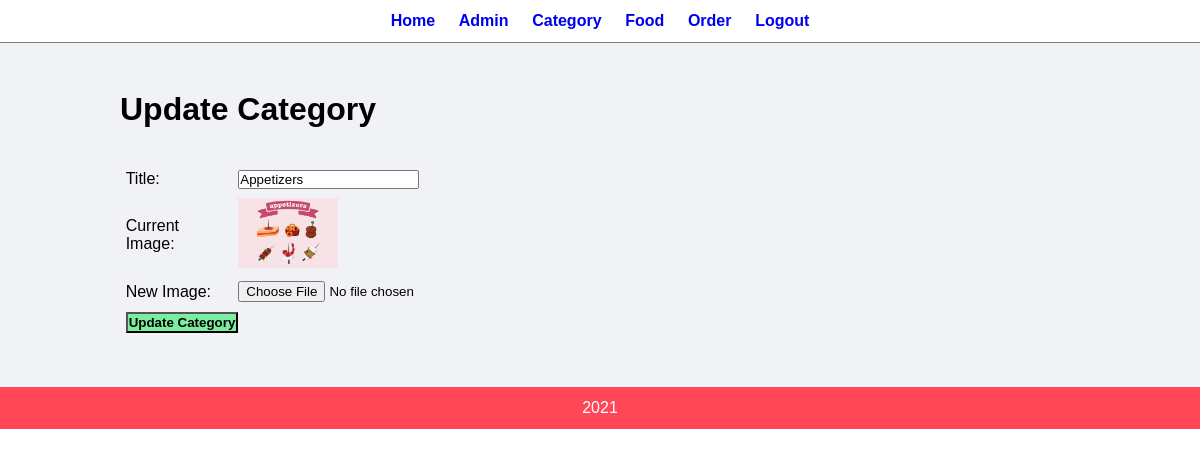
The app's page /admin/update-category.php?id=58 with its own data.
### tables this page shows
CREATE TABLE `tbl_category` (
  `id` int(10) UNSIGNED NOT NULL,
  `title` varchar(100) NOT NULL,
  `image_name` varchar(255) NOT NULL,
  `featured` varchar(10) NOT NULL,
  `active` varchar(10) NOT NULL
);

### admin/update-category.php (the view, shortened to what this page needs)
<?php include('partials/menu.php') ?>
<div class="main-content">
    <div class="wrapper">
        <h1>Update Category</h1>
        <br><br>
        <?php
            if(isset($_GET['id']))
            {
                $id = $_GET['id'];
                $sql = "SELECT * FROM tbl_category WHERE id=$id";
                $res = mysqli_query($conn, $sql);
                $count = mysqli_num_rows($res);
                if($count==1) {
                    $row = mysqli_fetch_assoc($res);
                    $title = $row['title'];
                    $current_image = $row['image_name'];
                }
                else {
                    $_SESSION['no-category-found'] = "<div class='error'>Category not Found.</div>";
                    header('location:'.SITEURL.'admin/manage-category.php');
                }
            }
            else
            {
                header('location:'.SITEURL. 'admin/manage-food.php');
            }
        ?>
        <form action="" method= "POST" enctype="multipart/form-data">
            <table class= "tbl-30">
                <tr>
                    <td>Title: </td>
                    <td>
                        <input type="text" name="title" value="<?php echo $title; ?>">
                    </td>
                </tr>
                <tr>
                    <td>Current Image: </td>
                    <td>
                        <?php
                            if($current_image != "")
                            {
                                ?>
                                <img src="<?php echo SITEURL; ?>images/category/<?php echo $current_image; ?>" width="100px">
                                <?php
                            }
                            else
                            {
                                echo "<div class='error'>Image not Added.</div>";
                            }
                        ?>
                    </td>
                </tr>
                <tr>
                    <td>New Image: </td>
                    <td>
                        <input type ="file" name ="image">
                    </td>
                </tr>
                <tr>
                    <td>
                            <input type ="submit" name ="submit" value ="Update Category" class ="btn-secondary">
                    </td>
                </tr>
            </table>
            </form>
    </div>
</div>
<?php include('partials/footer.php') ?>

### admin/admin.css (style rules this page uses)
* { margin: 0; padding: 0; font-family: Arial, Helvetica, sans-serif; }
.wrapper { padding: 1%; width: 80%; margin: 0 auto; }
.tbl-30 { width: 30%; }
table tr td { padding: 1%; }
.btn-secondary { background-color: #7bed9f; padding: 1%; color: black; text-decoration: none; font-weight: bold; }
.main-content { background-color: #f1f2f6; padding: 3% 0; }

### records on screen
tbl_category: title "Appetizers", image_name (picture)
